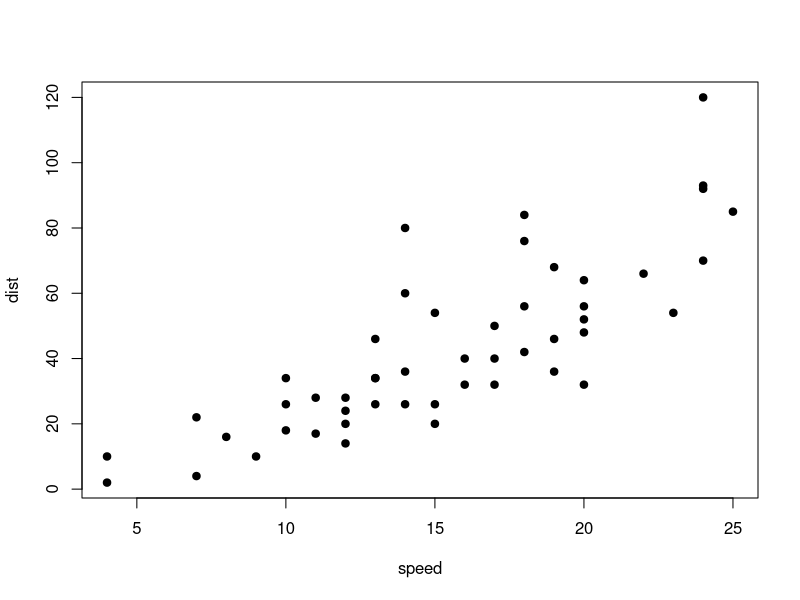
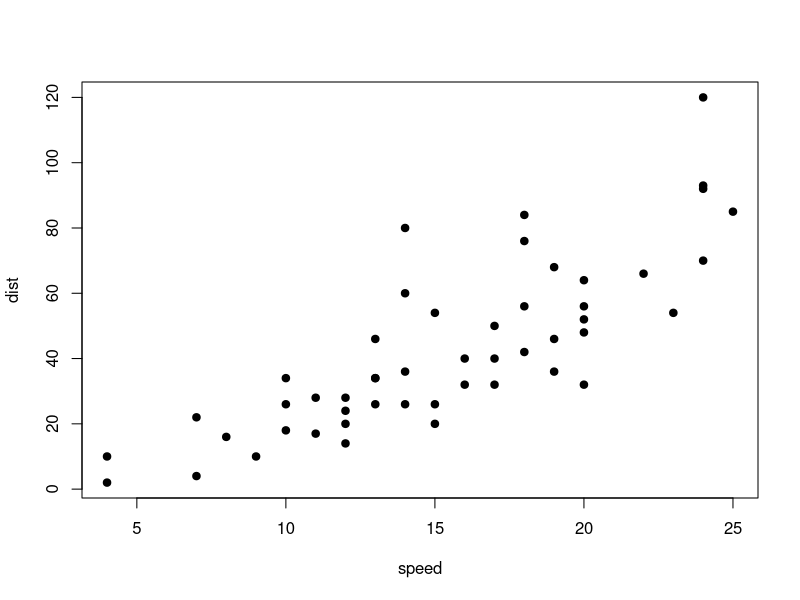
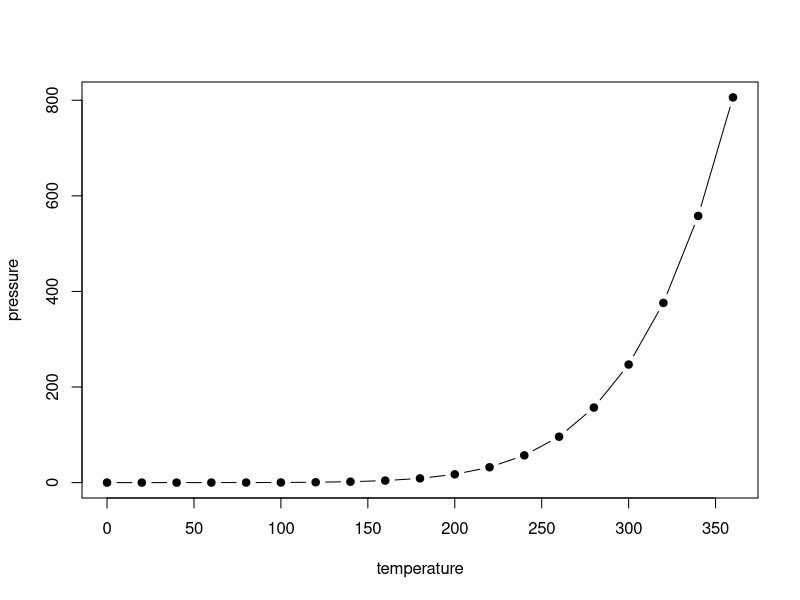
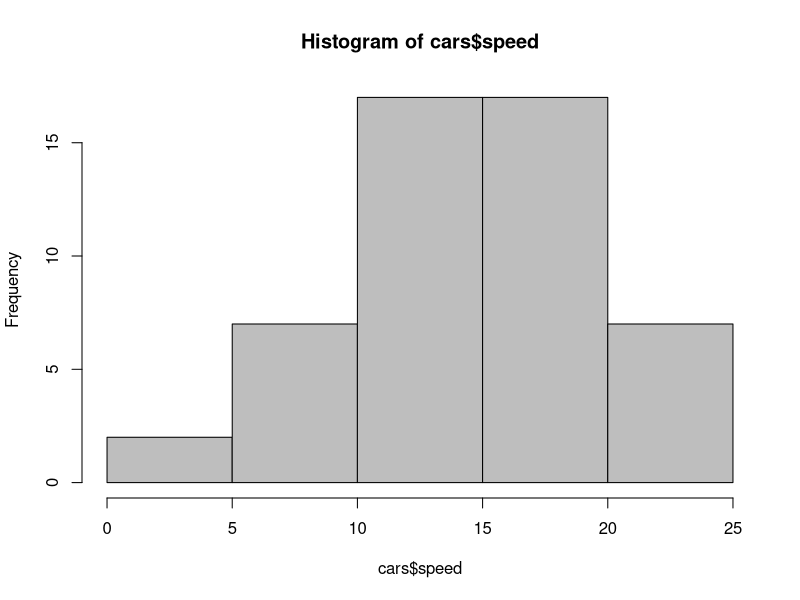
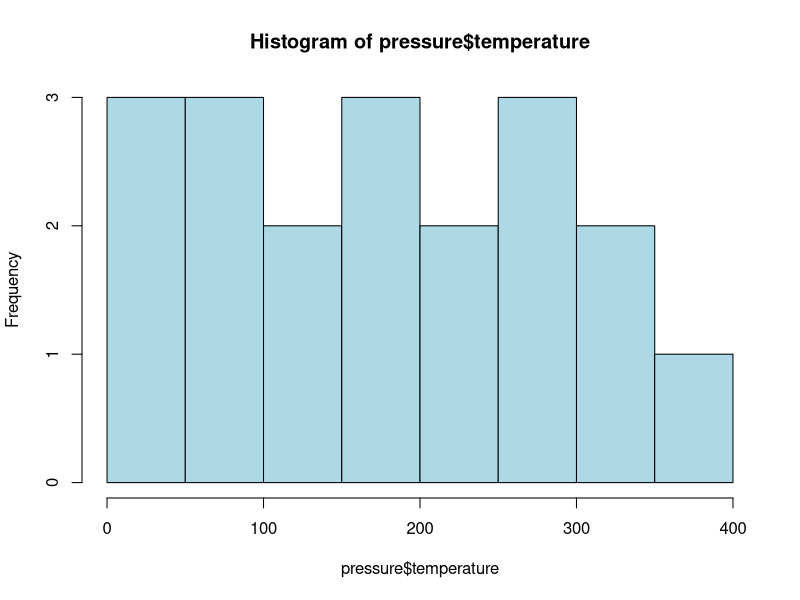
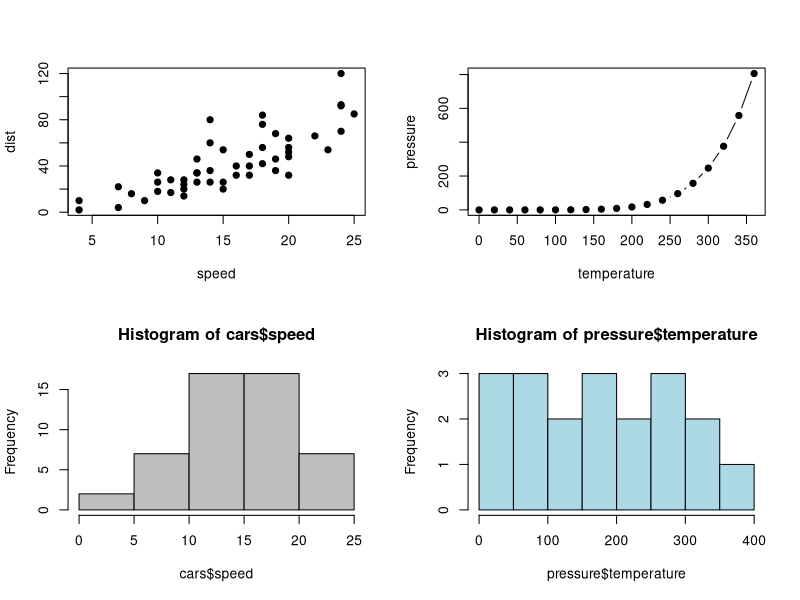

The R source for these figures, in order:
## ---- chunk 1
knitr::opts_chunk$set(
	echo = TRUE,
	message = FALSE,
	warning = FALSE
)
library(knitr) #Includes some helpful functions for markdown 
## ---- chunk 2
summary(cars)
## ---- chunk 3
plot(cars, pch=19)
## ---- chunk 4

plot(cars, pch=19)
plot(pressure, pch=19, type='b')
hist(cars$speed, col="grey")
hist(pressure$temperature, col="lightblue")
## ---- chunk 5

par(mfrow=c(2,2))
plot(cars, pch=19)
plot(pressure, pch=19, type='b')
hist(cars$speed, col="grey")
hist(pressure$temperature, col="lightblue")
## ---- chunk 6
kable(head(pressure), digits=2) 
#digits: controls how many digits to display in the table
